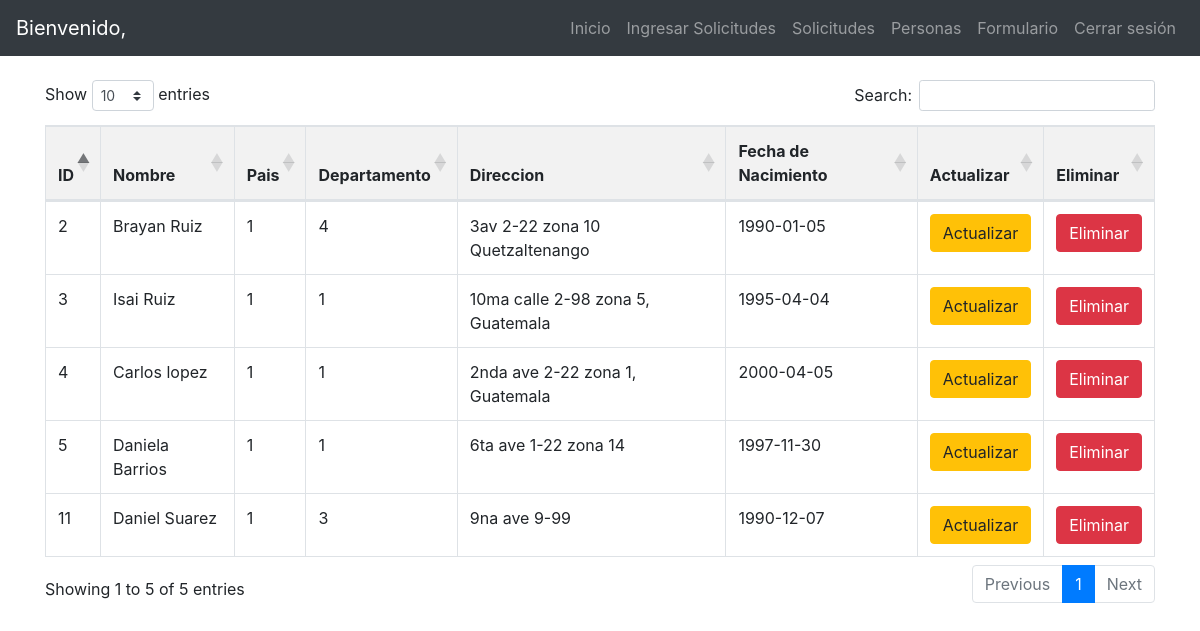
/vistaclientes.php, run on the app's committed database.
### tables this page shows
CREATE TABLE `personas` (
  `idpersonas` int(11) NOT NULL,
  `Nombre_completo` varchar(100) NOT NULL,
  `pais` int(5) NOT NULL,
  `departamento` int(5) NOT NULL,
  `idusers` int(11) DEFAULT NULL,
  `direccion` varchar(100) NOT NULL,
  `fecha_creacion` timestamp NOT NULL DEFAULT current_timestamp(),
  `fecha_nacimiento` date DEFAULT NULL
);

### crud.php (called while the page is built, shortened)
<?php
include 'conexion.php';
function obtenerRegistros($conexion, $tabla) {
    $sql = "SELECT * FROM $tabla";
    $result = ejecutarConsulta($conexion, $sql);
    return $result->fetch_all(MYSQLI_ASSOC);
}
?>

### conexion.php (called while the page is built, shortened)
<?php
function ejecutarConsulta($conexion, $sql) {
    $resultado = $conexion->query($sql);
    return $resultado;
}
?>

### vistaclientes.php (the view, shortened to what this page needs)
<!DOCTYPE html>
<html lang="es">
<head>
    <link rel="stylesheet" href="https://stackpath.bootstrapcdn.com/bootstrap/4.5.2/css/bootstrap.min.css">
    <link rel="stylesheet" type="text/css" href="https://cdn.datatables.net/1.10.21/css/dataTables.bootstrap4.min.css">
</head>
<body>
<?php
include 'crud.php';
$conexion = conectar();
$clientes = obtenerRegistros($conexion, "personas");
?>
<nav class="navbar navbar-expand-lg navbar-dark bg-dark">
        <a class="navbar-brand" href="">Bienvenido, <?php echo $_SESSION['nombre']; ?></a>
        <div class="collapse navbar-collapse" id="navbarNav">
            <ul class="navbar-nav ml-auto">
                <li class="nav-item">
                    <a class="nav-link" href="http://localhost/prueba_tec/inicio.php">Inicio</a>
                </li>
                <li class="nav-item">
                    <a class="nav-link" href="http://localhost/prueba_tec/form_rrhh.php">Ingresar Solicitudes</a>
                </li>
                <li class="nav-item">
                    <a class="nav-link" href="http://localhost/prueba_tec/vistasolicitudes.php">Solicitudes</a>
                </li>
                <li class="nav-item">
                    <a class="nav-link" href="http://localhost/prueba_tec/vistaclientes.php">Personas</a>
                </li>
                <li class="nav-item">
                    <a class="nav-link" href="http://localhost/prueba_tec/formulario_insertar_cliente.php">Formulario</a>
                </li>
                <li class="nav-item">
                    <a class="nav-link" href="logout.php">Cerrar sesión</a>
                </li>
            </ul>
        </div>
</nav>
<div class="container mt-4">
    <div class="table-responsive">
        <table  id="tablaClientes" class="table table-bordered">
            <thead>
                <tr>
                    <th>ID</th>
                    <th>Nombre</th>
                    <th>Pais</th>
                    <th>Departamento</th>
                    <th>Direccion</th>
                    <th>Fecha de Nacimiento</th>
                    <th>Actualizar</th>
                    <th>Eliminar</th>
                </tr>
            </thead>
            <tbody>
            <?php foreach ($clientes as $index => $cliente): ?>
                <tr>
                    <td><?php echo $cliente['idpersonas']; ?></td>
                    <td><?php echo $cliente['Nombre_completo']; ?></td>
                    <td><?php echo $cliente['pais']; ?></td>
                    <td><?php echo $cliente['departamento']; ?></td>
                    <td><?php echo $cliente['direccion']; ?></td>
                    <td><?php echo $cliente['fecha_nacimiento']; ?></td>
                    <td>
                        <a href="actualizar_cliente.php?idpersonas=<?php echo $cliente['idpersonas']; ?>" class="btn btn-warning">Actualizar</a>
                    </td>
                    <td>
                        <a href="eliminar_cliente.php?idpersonas=<?php echo $cliente['idpersonas']; ?>" class="btn btn-danger" onclick="return confirm('¿Estás seguro de eliminar este cliente?')">Eliminar</a>
                    </td>
                </tr>
            <?php endforeach; ?>
            </tbody>
        </table>
    </div>
</div>
</body>
</html>

### vistaclientes.php (style rules this page uses)
table { border-collapse: collapse; width: 100%; margin-top: 20px; }
th, td { border: 1px solid #ddd; padding: 8px; text-align: left; }
th { background-color: #f2f2f2; }

### data on the page
personas: idpersonas "2", Nombre_completo "Brayan Ruiz", pais "1", departamento "4", direccion "3av 2-22 zona 10 Quetzaltenango", fecha_nacimiento "1990-01-05"
personas: idpersonas "3", Nombre_completo "Isai Ruiz", pais "1", departamento "1", direccion "10ma calle 2-98 zona 5, Guatemala", fecha_nacimiento "1995-04-04"
personas: idpersonas "4", Nombre_completo "Carlos lopez", pais "1", departamento "1", direccion "2nda ave 2-22 zona 1, Guatemala", fecha_nacimiento "2000-04-05"
personas: idpersonas "5", Nombre_completo "Daniela Barrios", pais "1", departamento "1", direccion "6ta ave 1-22 zona 14", fecha_nacimiento "1997-11-30"
personas: idpersonas "11", Nombre_completo "Daniel Suarez", pais "1", departamento "3", direccion "9na ave 9-99", fecha_nacimiento "1990-12-07"
